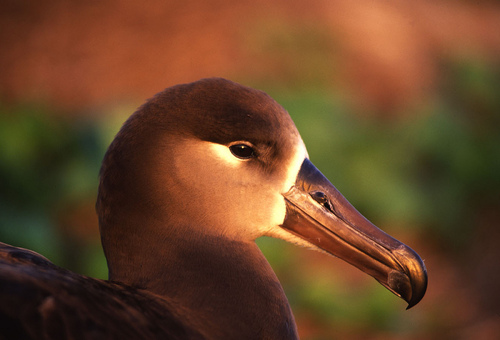
%> input picture codes/tmp.jpg, 500 x 340 px
$ octave --eval "result = transcolor(imread('tmp.jpg'));"   (GNU Octave 9; MATLAB toolbox functions it lacks are replaced by stand-ins)
%> lines starting %> are read from the running program, lines starting %| are printed output that depends on the picture
function A = transcolor(image)
%TRANSCOLOR Summary of this function goes here
%   Detailed explanation goes here

[row, col, ~] = size(image);
%> row = 340; col = 500
image = im2double(image);

L = [1; 0; 0];
R = eye(3);
X = reshape(image(:), row * col, 3);

A = reshape(X * R * L, row, col);
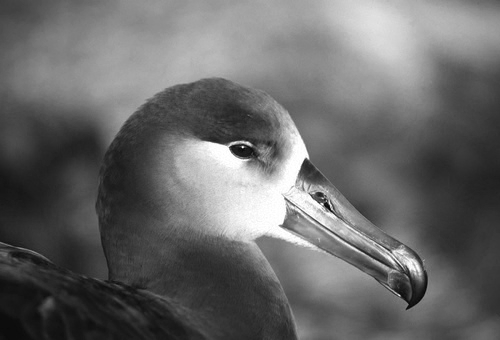
%> A: size 340x500 double; min 0.00784, max 1, mean 0.409

subplot(1, 2, 1);
imshow(A)
subplot(1, 2, 2);
imshow(rgb2gray(image));
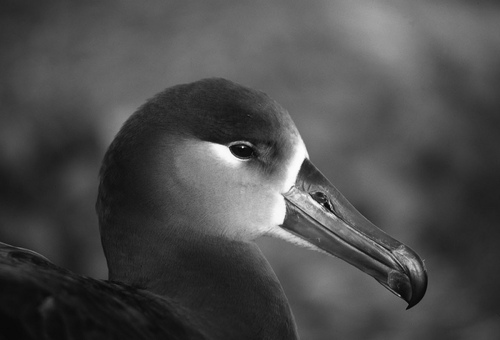
%> displayed picture: size 340x500, on the screen's scale of 0 to 255; min 5, max 253, mean 75.9


end
